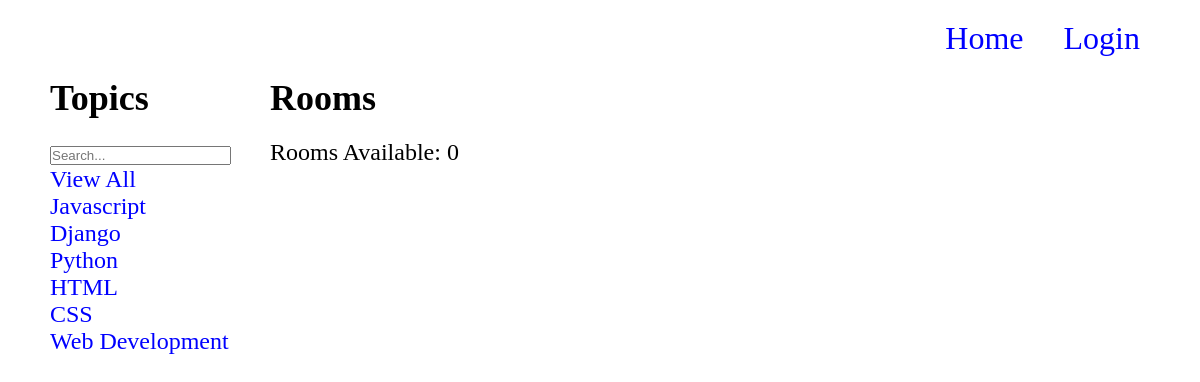
Screenshot of /?q=Django with the database file from the repository.
### base/models.py (models this page shows)
class Topic(models.Model):
  name = models.CharField(max_length=100)
  def __str__(self):
    return self.name

### base/views.py (the view)
# urls.py: path('', views.view_home_page, name="home"),
def view_home_page(request):
  q = request.GET.get('q') if request.GET.get('q') != None else ''
  rooms = Room.objects.filter(Q(topic__name__icontains=q) | Q(description__icontains=q) | Q(name__icontains=q))
  num_rooms = rooms.count()
  topics = Topic.objects.all()
  context = {
    "rooms": rooms, "topics": topics, "num_rooms": num_rooms,
  }
  return render(request, 'base/home.html', context)

### base/templates/base/home.html (shortened to what this page needs)
{% extends 'main.html' %}
{% block content %}
<main>
  <div class="home-grid">
    <div>
      <h2 class="title">Topics</h2>
      <form method="GET" action="{% url 'home' %}">
        <input type="text" name="q" placeholder="Search...">
      </form>
      <ul>
        <li>
          <a href="{% url 'home' %}">View All</a>
        </li>
        {% for topic in topics %}
        <li>
          <a href="{% url 'home' %}?q={{topic.name}}">{{topic}}</a>
        </li>
        {% endfor %}
      </ul>
    </div>
    <div>
      <h2 class="title">Rooms</h2>
      <p>Rooms Available: {{num_rooms}}</p>
    </div>
  </div>
</main>
{% endblock content %}

### base/static/css/app.css (style rules this page uses)
* { margin: 0; padding: 0; box-sizing: border-box; }
html { font-size: 62.5%; }
ul { list-style: none; }
a, a:visited { text-decoration: none; color: blue; }
main { margin: 0 5rem; font-size: 2.4rem; }
.home-grid { display: grid; grid-template-columns: 1fr 4fr; }
.title { margin-bottom: 2rem; }

### rows the page displays
Topic: name "Javascript"
Topic: name "Django"
Topic: name "Python"
Topic: name "HTML"
Topic: name "CSS"
Topic: name "Web Development"

### other values shown
{{ num_rooms }} "0"
